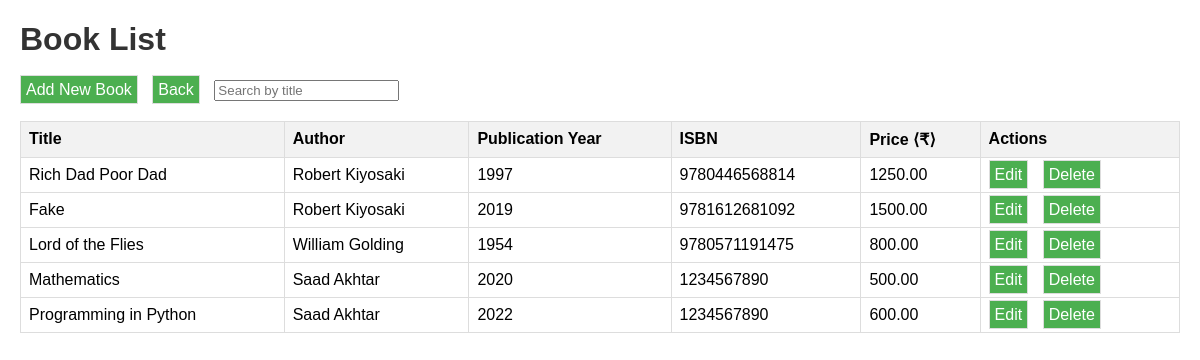
The page /books/ (signed in) on the database its author committed.
### books/models.py (models this page shows, shortened)
class Book(models.Model):
    title = models.CharField(max_length=200)
    author = models.ForeignKey(Author, on_delete=models.CASCADE)
    publication_year = models.IntegerField()
    isbn = models.CharField(max_length=13)
    price = models.DecimalField(max_digits=10, decimal_places=2)

class Author(models.Model):
    first_name = models.CharField(max_length=100)
    last_name = models.CharField(max_length=100)
    address = models.CharField(max_length=200)
    def __str__(self):
        return f"{self.first_name} {self.last_name}"

### books/views.py (the view)
# urls.py: path('books/', views.BookListView.as_view(), name='book_list'),
class BookListView(LoginRequiredMixin, ListView):
    model = Book
    def get_queryset(self):
        q = self.request.GET.get('q', '')
        return self.model.objects.filter(Q(title__icontains=q))

### books/templates/books/book_list.html (shortened to what this page needs)
<!DOCTYPE html>
{%load static %}
<html lang="en">
<head>
    <link rel="stylesheet" href="{% static 'styles/list.css' %}">
</head>
<body>
    <h1>Book List</h1>
    <a href="{% url 'book_new' %}">Add New Book</a>
    <a href="{% url 'home' %}">Back</a>
    <table>
        <form method = "GET" action = "{% url 'book_list' %}">
            <input type="text" name="q" placeholder="Search by title" />
        </form>
        <tr>
            <th>Title</th>
            <th>Author</th>
            <th>Publication Year</th>
            <th>ISBN</th>
            <th>Price ⟨₹⟩</th>
            <th>Actions</th>
        </tr>
        {% for book in book_list %}
            <tr>
                <td>{{ book.title }}</td>
                <td>{{ book.author }}</td>
                <td>{{ book.publication_year }}</td>
                <td>{{ book.isbn }}</td>
                <td>{{ book.price }}</td>
                <td>
                    <a href="{% url 'book_edit' pk=book.pk %}">Edit</a>
                    <a href="{% url 'book_delete' pk=book.pk %}">Delete</a>
                </td>
            </tr>
        {% endfor %}
    </table>
</body>
</html>

### static/styles/list.css (style rules this page uses)
body { font-family: Arial, sans-serif; margin: 20px; }
h1 { color: #333; }
form { padding: 50px; }
table { width: 100%; border-collapse: collapse; margin-top: 20px; }
th, td { border: 1px solid #ddd; padding: 8px; text-align: left; }
th { background-color: #f2f2f2; }
a { text-decoration: none; margin-right: 10px; padding: 5px; border: 1px solid #ddd; background-color: #4CAF50; color: white; }

### rows shown on the page
Book: title "Rich Dad Poor Dad", author "Robert Kiyosaki", publication_year "1997", isbn "9780446568814", price "1250.00"
Book: title "Fake", author "Robert Kiyosaki", publication_year "2019", isbn "9781612681092", price "1500.00"
Book: title "Lord of the Flies", author "William Golding", publication_year "1954", isbn "9780571191475", price "800.00"
Book: title "Mathematics", author "Saad Akhtar", publication_year "2020", isbn "1234567890", price "500.00"
Book: title "Programming in Python", author "Saad Akhtar", publication_year "2022", isbn "1234567890", price "600.00"
